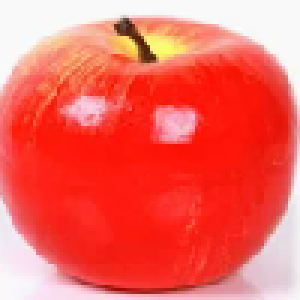
#> input picture python_work/pythonProject/230717/apple.png, 100 x 100 px (shown 3 times larger)
$ python ex01.py
#> lines starting #> are read from the running program, lines starting #| are printed output that depends on the picture
from sklearn.cluster import KMeans
import numpy as np
import matplotlib.pyplot as plt
import cv2

apple = cv2.imread('apple.png',cv2.IMREAD_GRAYSCALE)
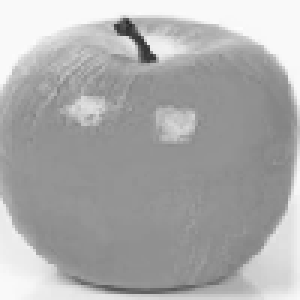
#> apple: shape (100, 100) (shown 3 times larger); min 43, max 253, mean 172
apple = 255 - apple
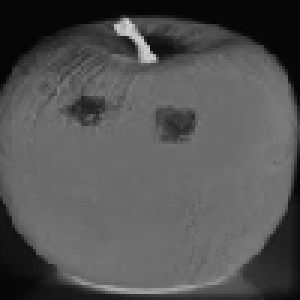
#> apple: shape (100, 100) (shown 3 times larger); min 2, max 212, mean 83
# print(apple.shape)
# plt.imshow(apple,cmap='gray_r')
# plt.show()

#> (the run stopped early here; a loop or call above may not have finished)
